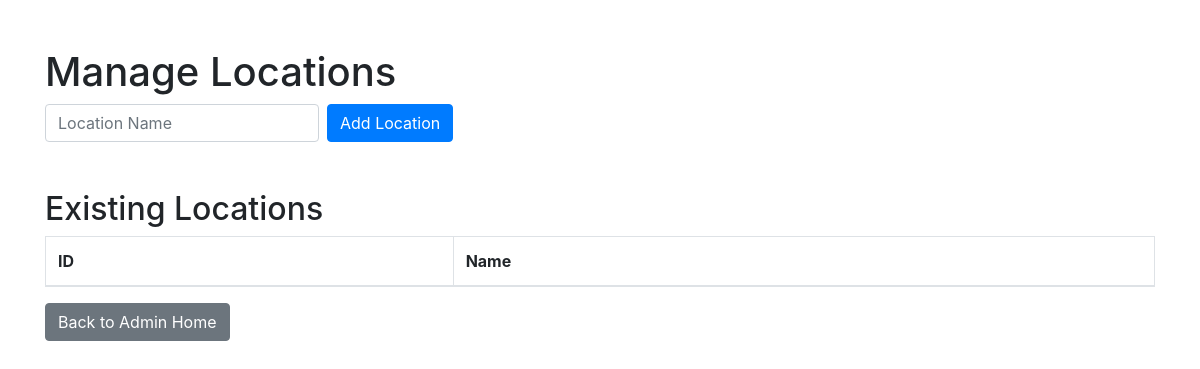
/admin/locations, run on an earlier commit of the app's database.
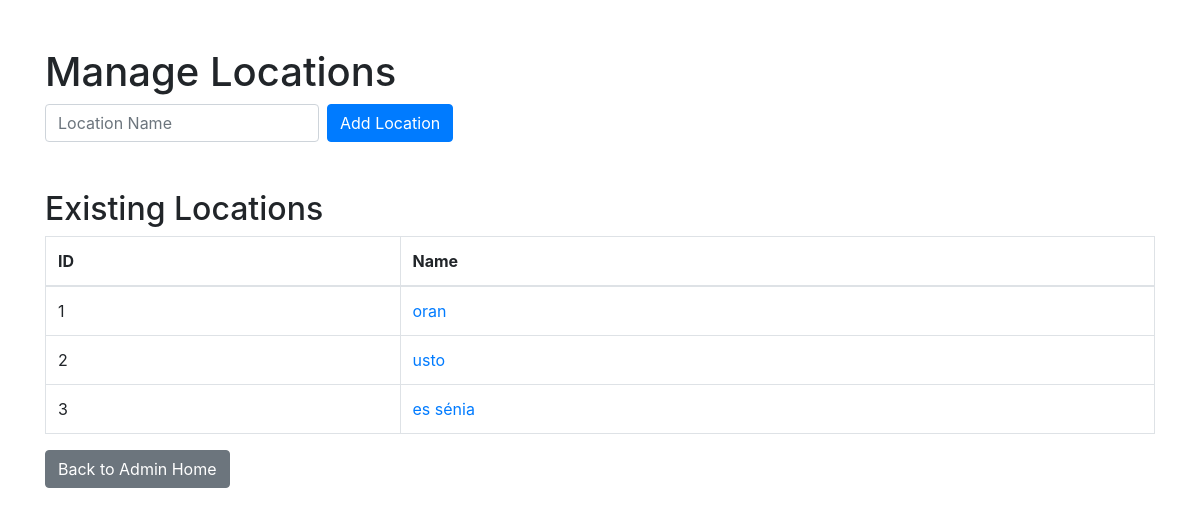
And on a later commit of the database.
### models.py (models this page shows)
class Location(db.Model):
    __tablename__ = 'locations'
    id = db.Column(db.Integer, primary_key=True)
    name = db.Column(db.String(100), nullable=False)
    rooms = db.relationship('Room', backref='location', lazy=True)

### admin_blueprint.py (the view)
@admin_bp.route('/locations')
def locations_page():
    locations = get_all_locations()
    return render_template('locations.html', locations=locations)

### data_access1.py (called while the page is built)
def get_all_locations():
    return Location.query.all()

### templates/locations.html (shortened to what this page needs)
<!DOCTYPE html>
<html lang="en">
<head>
    <link rel="stylesheet" href="https://stackpath.bootstrapcdn.com/bootstrap/4.5.2/css/bootstrap.min.css">
</head>
<body>
<div class="container mt-5">
    <h1>Manage Locations</h1>
    <form method="POST" action="{{ url_for('admin_bp.create_location_admin') }}" class="form-inline mb-4">
        <input type="text" name="name" class="form-control mr-2" placeholder="Location Name" required>
        <button type="submit" class="btn btn-primary">Add Location</button>
    </form>
    <h2 class="mt-5">Existing Locations</h2>
    <table class="table table-bordered">
        <thead>
            <tr>
                <th>ID</th>
                <th>Name</th>
            </tr>
        </thead>
        <tbody>
            {% for location in locations %}
            <tr>
                <td>{{ location.id }}</td>
                <td>
                    <a href="{{ url_for('admin_bp.location_rooms', location_id=location.id) }}">
                        {{ location.name }}
                    </a>
                </td>
            </tr>
            {% endfor %}
        </tbody>
    </table>
    <a href="{{ url_for('admin_bp.admin_home') }}" class="btn btn-secondary mb-4">Back to Admin Home</a>
</div>
</body>
</html>

What changed in the data, as far as the page shows it:
added Location: id "1", name "oran"
added Location: id "2", name "usto"
added Location: id "3", name "es sénia"
